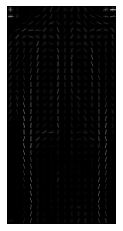

This chart was generated by the following Python code:
from skimage.io import imread
from skimage.transform import resize
from skimage.feature import hog
import matplotlib.pyplot as plt

img = imread('a.jpg')
plt.axis("off")
plt.imshow(img)
resized_img = resize(img, (64*4, 32*4))
plt.axis("off")
plt.imshow(resized_img)
fd, hog_image = hog(resized_img, orientations=9, pixels_per_cell=(8, 8),
                	cells_per_block=(2, 2), visualize=True, multichannel=True)
plt.axis("off")
plt.imshow(hog_image, cmap="gray")
